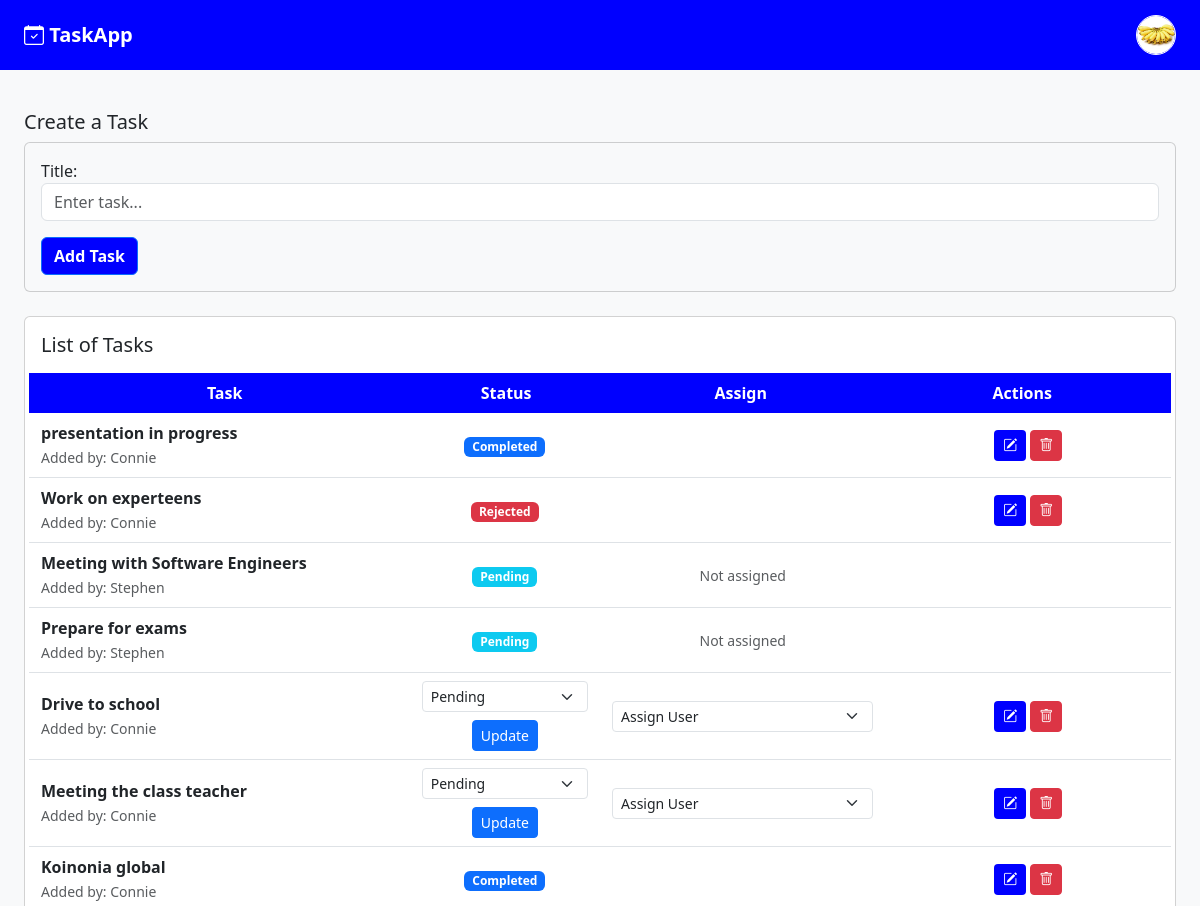
The app's page / (signed in, upper part), older data.
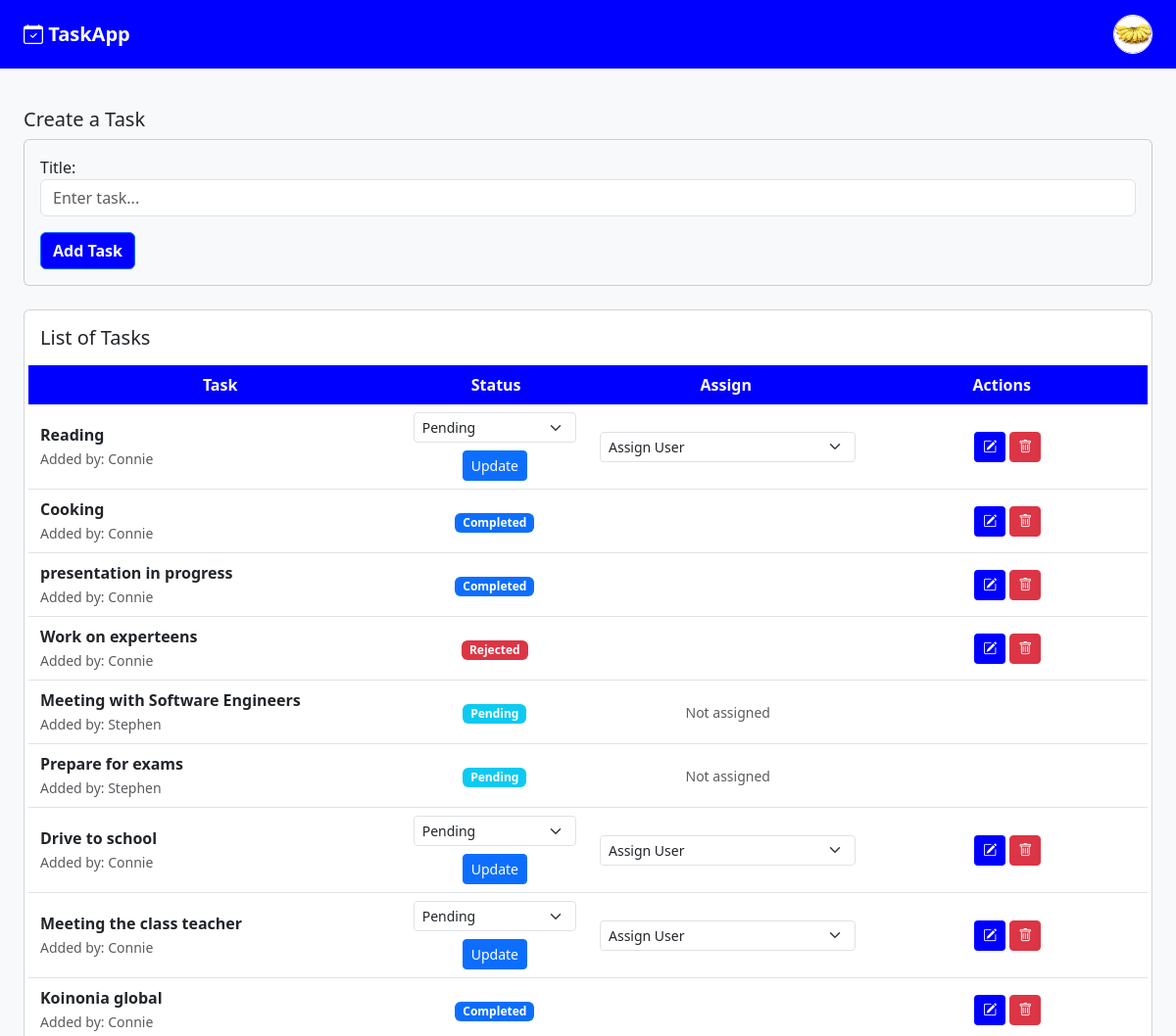
The same page, newer data.
### core/models.py (models this page shows, shortened)
class UserProfile(models.Model):
    user = models.OneToOneField(User, on_delete=models.CASCADE)
    phone_number = models.CharField(max_length=15)
    profile_picture = models.ImageField(upload_to='profile_pics', null=True, blank=True)

class Task(models.Model):
    STATUS_CHOICES = [
        ('pending', 'Pending'),
        ('completed', 'Completed'),
        ('rejected', 'Rejected'),
    ]
    created_by = models.ForeignKey(User, on_delete=models.CASCADE, related_name="created_tasks",default=1)
    assigned_to = models.ManyToManyField(User, related_name='assigned_tasks')
    title = models.CharField(max_length=255)
    status = models.CharField(max_length=10, choices=STATUS_CHOICES, default='pending')
    created_at = models.DateTimeField(auto_now_add=True)

### core/views.py (the view)
# urls.py: path('', views.task_list, name='task_list'),
@login_required
def task_list(request):
    tasks = Task.objects.all().order_by('-created_at')
    users = User.objects.all()
    form = TaskForm()
    return render(request, 'tasks.html', {
        'tasks': tasks,
        'form': form,
        'users': users,
        'user': request.user
    })

### core/forms.py
class TaskForm(forms.ModelForm):
    class Meta:
        model = Task
        fields = ['title']
        widgets = {
            'title': forms.TextInput(attrs={
                'class': 'form-control',
                'placeholder': 'Enter task...'
            }),
        }

### core/templates/tasks.html (shortened to what this page needs)
<!DOCTYPE html>
<html>
<head>
    <link href="https://cdn.jsdelivr.net/npm/bootstrap@5.3.3/dist/css/bootstrap.min.css" rel="stylesheet">
    <link href="https://cdn.jsdelivr.net/npm/bootstrap-icons/font/bootstrap-icons.css" rel="stylesheet">
</head>
<body class="bg-light">
    <nav class="navbar navbar-expand-lg px-4"
    style="background:rgb(0, 0, 255);
            color:white;
            padding:15px 30px;
            font-size:1.3rem;
            font-weight:700;">
        <a class="navbar-brand fw-bolder text-white " href="#"><i class="bi bi-calendar-check"> </i>TaskApp</a>
        <div class="collapse navbar-collapse" id="navbarNav">
            <div class="ms-auto">
                {% if user.is_authenticated %}
                        {% if user.userprofile.profile_picture %}
                        <a href="{% url 'update_profile' %}"><img src="{{ user.userprofile.profile_picture.url }}" width="40" height="40"
                             class="rounded-circle object-fit-cover border border-1 border-white"
                             ></a>
                        {% else %}
                        <a href="{% url 'update_profile' %}"><img src="/media/default.png" width="40" height="40"
                             class="rounded-circle object-fit-cover border border-1 border-white"></a>
                        {% endif %}
                </div>
                {% endif %}
            </div>
    </nav>
    <div class="px-4 py-3">
    <h5 class="mt-4">Create a Task</h5>
    <div class="card mb-4 bg-light">
        <div class="card-body">
            <form method="POST" action="{% url 'create_task' %}">
                <div class="mb-3">
                    {{ form.title.label_tag }}
                    {{ form.title }}
                </div>
                <button type="submit" class="btn btn-primary" style="background:rgb(0, 0, 255);
            color:white; font-weight:700;">Add Task</button>
            </form>
        </div>
    </div>
    <div class="card p-3 mb-5">
        <h5 class="mb-3">List of Tasks</h5>
        <div class="row text-white p-2 fw-bold text-center" style="background:rgb(0, 0, 255);
            color:white; font-weight:700;">
            <div class="col-md-4">Task</div>
            <div class="col-md-2">Status</div>
            <div class="col-md-3">Assign</div>
            <div class="col-md-3">Actions</div>
        </div>
        {% for task in tasks %}
        <div class="row align-items-center text-center border-bottom py-2">
            <div class="col-md-4 text-start">
                <strong>{{ task.title }}</strong><br>
                <small class="text-muted">Added by: {{ task.created_by }}</small>
            </div>
<div class="col-md-2">
    {% if request.user == task.created_by or user.is_superuser or request.user in task.assigned_to.all %}
        {% if task.status == 'completed' or task.status == 'rejected' %}
            {% if task.status == 'completed' %}
                <span class="badge bg-primary">Completed</span>
            {% elif task.status == 'rejected' %}
                <span class="badge bg-danger">Rejected</span>
            {% endif %}
        {% else %}
            <form method="POST" action="{% url 'update_task' task.id %}" id="statusForm{{ task.id }}">
                <select name="status"
                        class="form-select form-select-sm"
                        id="statusSelect{{ task.id }}">
                    <option value="pending" {% if task.status == 'pending' %}selected{% endif %}>
                        Pending
                    </option>
                </select>
                <button type="button"
                        class="btn btn-sm btn-primary mt-2"
                        data-bs-toggle="modal"
                        data-bs-target="#statusModal{{ task.id }}">
                    Update
                </button>
            </form>
        {% endif %}
    {% else %}
        {% if task.status == 'pending' %}
            <span class="badge bg-info text-white">Pending</span>
        {% elif task.status == 'completed' %}
            <span class="badge bg-primary">Completed</span>
        {% elif task.status == 'rejected' %}
            <span class="badge bg-danger">Rejected</span>
        {% endif %}
    {% endif %}
</div>
            <div class="col-md-3">
                {% if request.user == task.created_by or user.is_superuser %}
                    {% if task.status != 'completed' and task.status != 'rejected' %}
                <form method="POST" action="{% url 'assign_task' task.id %}">
                    <select name="assigned_user" class="form-select form-select-sm" onchange="this.form.submit()">
                        <option value="">Assign User</option>
                    </select>
                </form>
                    {% endif %}
                {% else %}
                    <small class="text-muted">
                        {% for u in task.assigned_to.all %}
                            {{ u.username }}
                        {% empty %}
                            Not assigned
                        {% endfor %}
                    </small>
                {% endif %}
            </div>
            <div class="col-md-3">
                {% if request.user == task.created_by or user.is_superuser %}
                <button class="btn btn-sm " style="background:rgb(0, 0, 255);
            color:white; font-weight:700;" onclick="toggleEdit({{ task.id }})">
                    <i class="bi bi-pencil-square"></i>
                </button>
                <form method="POST" action="{% url 'delete_task' task.id %}" class="d-inline">
                    <button class="btn btn-sm btn-danger">
                        <i class="bi bi-trash"></i>
                    </button>
                </form>
                {% endif %}
            </div>
        </div>
        {% endfor %}
    </div>
</div>
</body>
</html>

Row changes from the older to the newer data that the page shows:
added Task: title "Reading", created_by "Connie", status "Pending"
added Task: title "Cooking", created_by "Connie", status "Completed"
